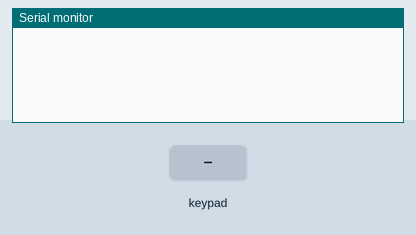
Recording of a sketch running on a simulated Arduino Uno, built with avr-gcc and run on an emulated ATmega328P. Parts: the last lines printed to the serial monitor. The test bench sets the inputs (shaded band).

Above: at 1.2 s.
1.3 s: key '1' pressed
At 2.5 s:
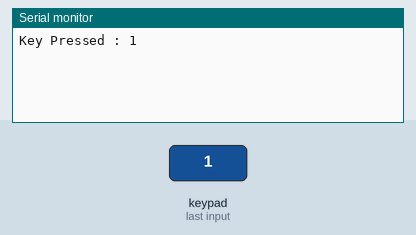
2.8 s: keypad keys 5 6 7 8 # pressed 0.4 s apart
At 5.2 s:
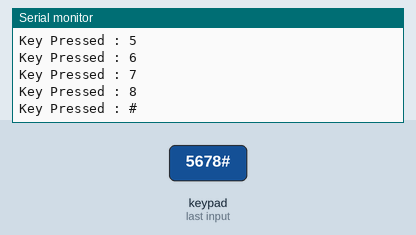
6.3 s: key '*' pressed
At 6.8 s:
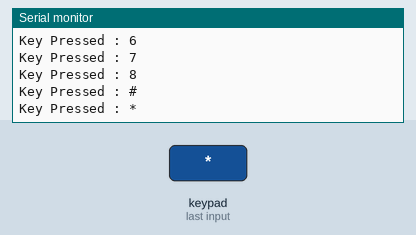
7.8 s: keypad keys 2 3 4 pressed 0.4 s apart
At 9.7 s:
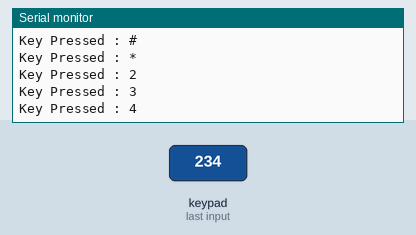
Timing chart, 0 to 11.2 s (numbered marks = the images above; inputs shaded):
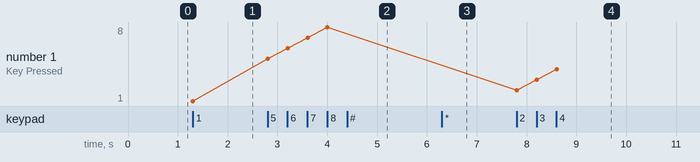

The sketch:

keypad.ino
```cpp
#include <Keypad.h>

const byte ROWS = 4; //four rows
const byte COLS = 3; //three columns

char keys[ROWS][COLS] = {
  {'1','2','3'},
  {'4','5','6'},
  {'7','8','9'},
  {'*','0','#'}
};

byte rowPins[ROWS] = {5, 6, 7, 8};
byte colPins[COLS] = {2, 3, 4};

//Create an object of keypad
Keypad keypad = Keypad( makeKeymap(keys), rowPins, colPins, ROWS, COLS );

void setup(){
  Serial.begin(9600);
}

void loop(){
  char key = keypad.getKey();// Read the key

  // Print if key pressed
  if (key){
    Serial.print("Key Pressed : ");
    Serial.println(key);
  }
}
```

Measured:
- after the input at 1.3 s, the serial monitor: prints a new line at once (image 1)
- after the input at 2.8 s, the serial monitor: prints a new line at once (image 2)
- after the input at 6.3 s, the serial monitor: prints a new line at once (image 3)
- after the input at 7.8 s, the serial monitor: prints a new line at once (image 4)
- plotted number 1: 1 → 8 after the input at 2.8 s, 8 → 4 after the input at 7.8 s
